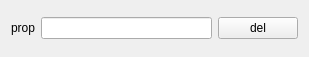
<?xml version="1.0" encoding="UTF-8"?>
<ui version="4.0">
 <class>Form</class>
 <widget class="QWidget" name="Form">
  <property name="geometry">
   <rect>
    <x>0</x>
    <y>0</y>
    <width>309</width>
    <height>57</height>
   </rect>
  </property>
  <property name="windowTitle">
   <string>Form</string>
  </property>
  <layout class="QGridLayout" name="gridLayout">
   <item row="1" column="0">
    <layout class="QHBoxLayout" name="horizontalLayout">
     <item>
      <widget class="QLabel" name="label">
       <property name="text">
        <string>prop</string>
       </property>
      </widget>
     </item>
     <item>
      <widget class="QLineEdit" name="lineEditProp">
       <property name="alignment">
        <set>Qt::AlignRight|Qt::AlignTrailing|Qt::AlignVCenter</set>
       </property>
      </widget>
     </item>
     <item>
      <widget class="QPushButton" name="pushButtonDelete">
       <property name="text">
        <string>del</string>
       </property>
      </widget>
     </item>
    </layout>
   </item>
  </layout>
 </widget>
 <resources/>
 <connections/>
</ui>
